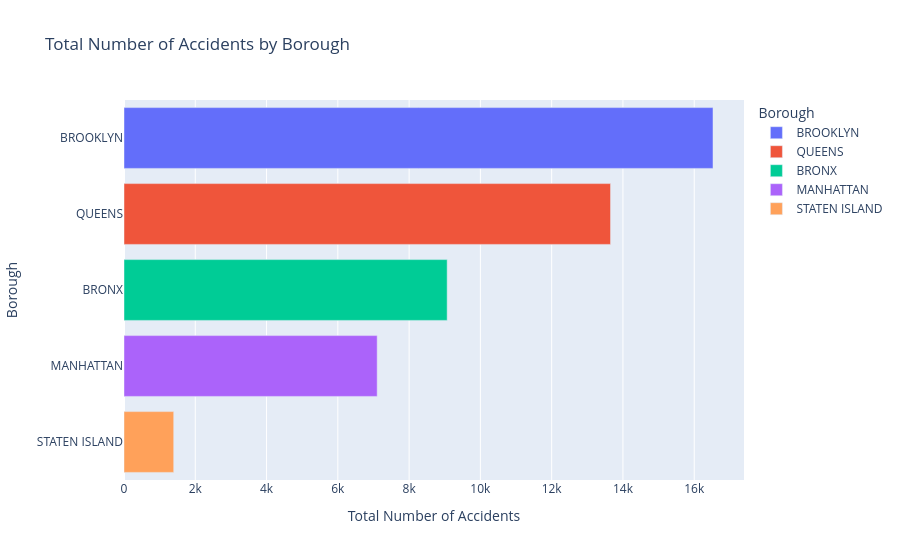

This figure's notebook cell:
### Code cell
fig = px.bar(
    bar_chart,
    x = "COUNT",
    y = "BOROUGH",
    color = "BOROUGH",
    title = "Total Number of Accidents by Borough",
    labels = {
    "BOROUGH" : "Borough",
    "COUNT" : "Total Number of Accidents"
    }
)
fig.show()

### Figure 1 — Plotly figure (JSON) as saved in the notebook; plotly's stock layout.template omitted (floating-point values rounded to 4 significant figures)
{"data": [{"hovertemplate": "Borough=%{y}<br>Total Number of Accidents=%{x}<extra></extra>", "legendgroup": "BROOKLYN", "marker": {"color": "#636efa", "pattern": {"shape": ""}}, "name": "BROOKLYN", "orientation": "h", "showlegend": true, "textposition": "auto", "type": "bar", "x": [16527], "xaxis": "x", "y": ["BROOKLYN"], "yaxis": "y"}, {"hovertemplate": "Borough=%{y}<br>Total Number of Accidents=%{x}<extra></extra>", "legendgroup": "QUEENS", "marker": {"color": "#EF553B", "pattern": {"shape": ""}}, "name": "QUEENS", "orientation": "h", "showlegend": true, "textposition": "auto", "type": "bar", "x": [13652], "xaxis": "x", "y": ["QUEENS"], "yaxis": "y"}, {"hovertemplate": "Borough=%{y}<br>Total Number of Accidents=%{x}<extra></extra>", "legendgroup": "BRONX", "marker": {"color": "#00cc96", "pattern": {"shape": ""}}, "name": "BRONX", "orientation": "h", "showlegend": true, "textposition": "auto", "type": "bar", "x": [9068], "xaxis": "x", "y": ["BRONX"], "yaxis": "y"}, {"hovertemplate": "Borough=%{y}<br>Total Number of Accidents=%{x}<extra></extra>", "legendgroup": "MANHATTAN", "marker": {"color": "#ab63fa", "pattern": {"shape": ""}}, "name": "MANHATTAN", "orientation": "h", "showlegend": true, "textposition": "auto", "type": "bar", "x": [7104], "xaxis": "x", "y": ["MANHATTAN"], "yaxis": "y"}, {"hovertemplate": "Borough=%{y}<br>Total Number of Accidents=%{x}<extra></extra>", "legendgroup": "STATEN ISLAND", "marker": {"color": "#FFA15A", "pattern": {"shape": ""}}, "name": "STATEN ISLAND", "orientation": "h", "showlegend": true, "textposition": "auto", "type": "bar", "x": [1395], "xaxis": "x", "y": ["STATEN ISLAND"], "yaxis": "y"}], "layout": {"barmode": "relative", "legend": {"title": {"text": "Borough"}, "tracegroupgap": 0}, "title": {"text": "Total Number of Accidents by Borough"}, "xaxis": {"anchor": "y", "domain": [0, 1], "title": {"text": "Total Number of Accidents"}}, "yaxis": {"anchor": "x", "categoryarray": ["STATEN ISLAND", "MANHATTAN", "BRONX", "QUEENS", "BROOKLYN"], "categoryorder": "array", "domain": [0, 1], "title": {"text": "Borough"}}}}
